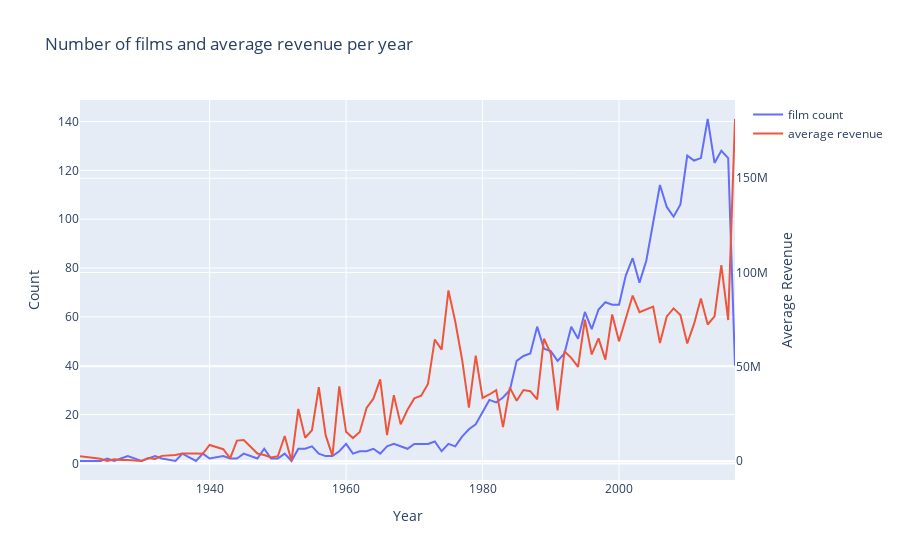

Write notebook code for a chart like this one.
### Code cell
d2=train.groupby(['release_date_mod_pd_year'])['revenue'].mean()

data=[go.Scatter(x=d1.index,y=d1.values,name='film count'),
     go.Scatter(x=d2.index,y=d2.values,name='average revenue',yaxis='y2')]

layout=go.Layout(dict(title='Number of films and average revenue per year',xaxis=dict(title='Year'),yaxis=dict(title='Count'),yaxis2=dict(title='Average Revenue',overlaying='y',side='right')),legend=dict(orientation='v'))
py.iplot(dict(data=data, layout=layout))
